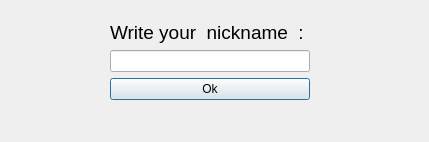
<?xml version="1.0" encoding="UTF-8"?>
<ui version="4.0">
 <class>N_Dialog</class>
 <widget class="QDialog" name="N_Dialog">
  <property name="geometry">
   <rect>
    <x>0</x>
    <y>0</y>
    <width>429</width>
    <height>142</height>
   </rect>
  </property>
  <property name="windowTitle">
   <string>Dialog</string>
  </property>
  <widget class="QWidget" name="">
   <property name="geometry">
    <rect>
     <x>110</x>
     <y>20</y>
     <width>200</width>
     <height>80</height>
    </rect>
   </property>
   <layout class="QGridLayout" name="gridLayout">
    <item row="0" column="0">
     <widget class="QLabel" name="label">
      <property name="font">
       <font>
        <pointsize>14</pointsize>
       </font>
      </property>
      <property name="text">
       <string>Write your  nickname  :</string>
      </property>
     </widget>
    </item>
    <item row="1" column="0">
     <widget class="QLineEdit" name="lineEdit"/>
    </item>
    <item row="2" column="0">
     <widget class="QPushButton" name="pushButton">
      <property name="text">
       <string>Ok</string>
      </property>
     </widget>
    </item>
   </layout>
  </widget>
 </widget>
 <resources/>
 <connections/>
</ui>
